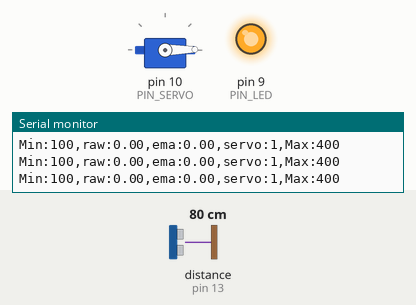
Recording of a sketch running on a simulated Arduino Uno, built with avr-gcc and run on an emulated ATmega328P. Parts: servo, output pins drawn as LEDs (lit = HIGH), the last lines printed to the serial monitor. Wiring (inferred from the names in the program): ultrasonic range finder: trigger pin 12; echo pin 13. The test bench sets the inputs (shaded band); at power-on: distance to the obstacle (sensor on pin 13) 80 cm. The echo pulse lasts 58.3 µs per cm; pins used as bus, display or sensor lines are not drawn.

Above: at 1.2 s.
1.3 s: distance to the obstacle (sensor on pin 13) set to 18 cm
At 1.92 s:
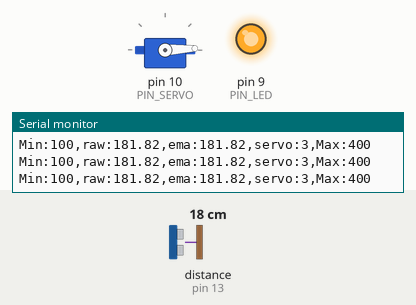
4.3 s: distance to the obstacle (sensor on pin 13) set to 35 cm
At 5.09 s:
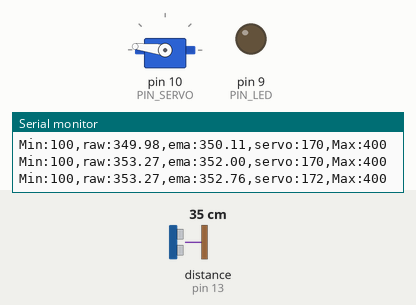
7.3 s: distance to the obstacle (sensor on pin 13) set to 2 cm
At 7.6 s:
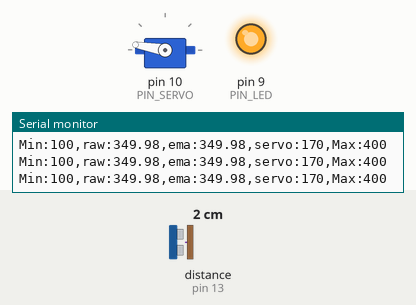
Timing chart, 0 to 10.3 s (numbered marks = the images above; inputs shaded):
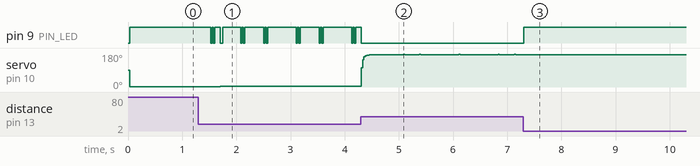

The sketch:

11_example_1_modified.ino
```cpp
#include <Servo.h>

// Arduino pin assignment
#define PIN_LED 9
#define PIN_SERVO 10
#define PIN_TRIG 12
#define PIN_ECHO 13

// configurable parameters
#define SND_VEL 346.0 // sound velocity at 24 celsius degree (unit: m/s)
#define INTERVAL 25 // sampling interval (unit: ms)
#define _DIST_MIN 100 // minimum distance to be measured (unit: mm)
#define _DIST_MAX 400 // maximum distance to be measured (unit: mm)
#define _DIST_ALPHA 0.6

#define _DUTY_MIN 553 // servo full clockwise position (0 degree)
#define _DUTY_NEU 1476 // servo neutral position (90 degree)
#define _DUTY_MAX 2399 // servo full counterclockwise position (180 degree)

// global variables
float timeout; // unit: us
float dist_min, dist_max, dist_raw, dist_prev, dist_ema, alpha; // unit: mm
unsigned long last_sampling_time; // unit: ms
float scale; // used for pulse duration to distance conversion
float duty;
Servo myservo;

void setup() {
// initialize GPIO pins
  pinMode(PIN_LED,OUTPUT);
  pinMode(PIN_TRIG,OUTPUT);
  digitalWrite(PIN_TRIG, LOW);
  pinMode(PIN_ECHO,INPUT);

  myservo.attach(PIN_SERVO);
  myservo.writeMicroseconds(_DUTY_NEU);

// initialize USS related variables
  dist_min = _DIST_MIN;
  dist_max = _DIST_MAX;
  alpha = _DIST_ALPHA;
  timeout = (INTERVAL / 2) * 1000.0; // precalculate pulseIn() timeout value. (unit: us)
  dist_raw = dist_prev = 0.0; // raw distance output from USS (unit: mm)
  scale = 0.001 * 0.5 * SND_VEL;

// initialize serial port
  Serial.begin(57600);

// initialize last sampling time
  last_sampling_time = 0;
}

void loop() {
// wait until next sampling time.
// millis() returns the number of milliseconds since the program started. Will overflow after 50 days.
  if(millis() < last_sampling_time + INTERVAL) return;

// get a distance reading from the USS
  dist_raw = USS_measure(PIN_TRIG,PIN_ECHO);
  dist_ema = (1 - alpha) * dist_ema + alpha * dist_raw;

// output the read value to the serial port
  Serial.print("Min:100,raw:");
  Serial.print(dist_raw);
  Serial.print(",ema:");
  Serial.print(dist_ema);
  Serial.print(",servo:");
  Serial.print(myservo.read());
  Serial.println(",Max:400");

// adjust servo position according to the USS read value

  // add your code here!
  if(dist_ema <= 180) {
     duty = _DUTY_MIN;
  }
  else if(dist_ema >= 360){
     duty = _DUTY_MAX;
  }
  else {
    duty = (float)(_DUTY_MAX - _DUTY_MIN) / 180 * (dist_ema - 180) + _DUTY_MIN;
  }
  myservo.writeMicroseconds(duty);

// update last sampling time
  last_sampling_time += INTERVAL;
}

// get a distance reading from USS. return value is in millimeter.
float USS_measure(int TRIG, int ECHO)
{
  float reading;
  digitalWrite(TRIG, HIGH);
  delayMicroseconds(10);
  digitalWrite(TRIG, LOW);

  reading = pulseIn(ECHO, HIGH, timeout) * scale; // unit: mm
  if(reading < 180 || reading > 360) {
    reading = 0.0; // return 0 when out of range.
    analogWrite(PIN_LED, 255);
  }
  else{
    analogWrite(PIN_LED, 0);
  }

  if(reading == 0.0) {
    reading = dist_prev;
  }
  else {
    dist_prev = reading;
  }

  return reading;
}
```

Measured:
- after the input at 1.3 s, servo on pin 10 (PIN_SERVO): 1° → 3° after 0.35 s
- after the input at 7.3 s, pin 9 (PIN_LED): LOW → HIGH at once; servo on pin 10 (PIN_SERVO): stops changing and stays 170°
